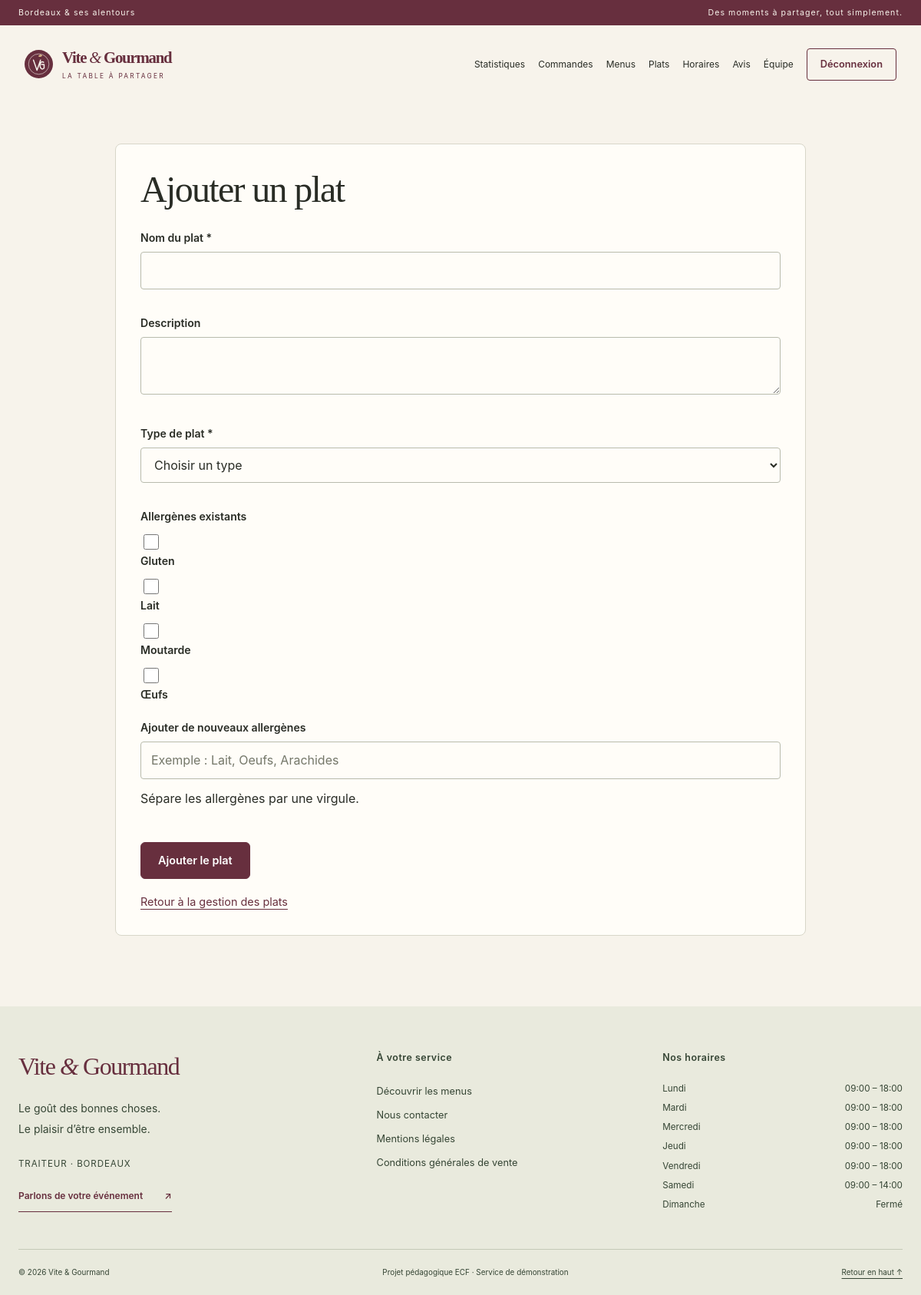
/ajouter-plat.php (signed in), run on the app's committed database.
### tables this page shows
CREATE TABLE `allergenes` (
    `id` INT NOT NULL AUTO_INCREMENT,
    `nom` VARCHAR(100) NOT NULL,

    PRIMARY KEY (`id`),
    UNIQUE KEY `nom` (`nom`)
);

CREATE TABLE `horaires` (
    `id` INT NOT NULL AUTO_INCREMENT,
    `jour` VARCHAR(20) NOT NULL,
    `heure_ouverture` TIME DEFAULT NULL,
    `heure_fermeture` TIME DEFAULT NULL,
    `ferme` TINYINT(1) NOT NULL DEFAULT 0,

    PRIMARY KEY (`id`),
    UNIQUE KEY `jour` (`jour`)
);

### Config/security.php (called while the page is built, shortened)
<?php
function e(mixed $value): string
{
    return htmlspecialchars((string) $value, ENT_QUOTES | ENT_SUBSTITUTE, 'UTF-8');
}

### Public/ajouter-plat.php (the view, shortened to what this page needs)
<?php
require_once __DIR__ . '/../Config/database.php';
$sqlAllergenes = '
    SELECT id, nom
    FROM allergenes
    ORDER BY nom ASC
';
$stmtAllergenes = $pdo->prepare(
    $sqlAllergenes
);
$stmtAllergenes->execute();
$allergenes = $stmtAllergenes->fetchAll(
    PDO::FETCH_ASSOC
);
?>
<?php require_once __DIR__ . '/../Templates/layout.php';
renderHeader('Ajouter un plat'); ?>
<section class="content-panel">
    <h1>
        Ajouter un plat
    </h1>
    <form method="POST">
        <label for="nom">
            Nom du plat *
        </label>
        <input
            type="text"
            id="nom"
            name="nom"
            value="<?= htmlspecialchars($_POST['nom'] ?? '') ?>"
            required
        >
        <label for="description">
            Description
        </label>
        <textarea
            id="description"
            name="description"
        ><?= htmlspecialchars($_POST['description'] ?? '') ?></textarea>
        <label for="type_plat">
            Type de plat *
        </label>
        <select
            id="type_plat"
            name="type_plat"
            required
        >
            <option value="">
                Choisir un type
            </option>
        </select>
        <label>
            Allergènes existants
        </label>
        <div class="allergenes">
            <?php if (empty($allergenes)): ?>
                <p>
                    Aucun allergène enregistré.
                </p>
            <?php else: ?>
                <?php foreach ($allergenes as $allergene): ?>
                    <div class="allergene">
                        <input
                            type="checkbox"
                            id="allergene-<?= (int) $allergene['id'] ?>"
                            name="allergenes[]"
                            value="<?= (int) $allergene['id'] ?>"
                            <?php
                    if (
                        in_array(
                            (string) $allergene['id'],
                            $_POST['allergenes'] ?? [],
                            true
                        )
                    ) {
                        echo 'checked';
                    }
                    ?>
                        >
                        <label
                            for="allergene-<?= (int) $allergene['id'] ?>"
                        >
                            <?= htmlspecialchars($allergene['nom']) ?>
                        </label>
                    </div>
                <?php endforeach; ?>
            <?php endif; ?>
        </div>
        <label for="nouveaux_allergenes">
            Ajouter de nouveaux allergènes
        </label>
        <input
            type="text"
            id="nouveaux_allergenes"
            name="nouveaux_allergenes"
            placeholder="Exemple : Lait, Oeufs, Arachides"
            value="<?= htmlspecialchars($_POST['nouveaux_allergenes'] ?? '') ?>"
        >
        <p>
            Sépare les allergènes par une virgule.
        </p>
        <button type="submit">
            Ajouter le plat
        </button>
    </form>
    <a
        class="retour"
        href="admin-plats.php"
    >
        Retour à la gestion des plats
    </a>
</section>
<?php renderFooter($pdo); ?>

### Templates/layout.php (shortened to what this page needs)
<?php
require_once __DIR__ . '/../Config/security.php';
function renderHeader(string $title): void
{
    $role = $_SESSION['role'] ?? '';
    $staff = in_array($role, ['admin', 'employe'], true);
    $links = $staff
        ? ['admin-commandes.php' => 'Commandes', 'admin-menus.php' => 'Menus', 'admin-plats.php' => 'Plats', 'admin-horaires.php' => 'Horaires', 'admin-avis.php' => 'Avis']
        : ['index.php' => 'Accueil', 'menus.php' => 'Nos menus'];
    if ($role === 'admin') {
        $links = ['admin-statistiques.php' => 'Statistiques'] + $links + ['admin-employes.php' => 'Équipe'];
    } elseif ($role === 'utilisateur') {
        $links += ['mes-commandes.php' => 'Mes commandes', 'mon-profil.php' => 'Mon profil'];
    }
    $current = basename($_SERVER['SCRIPT_NAME'] ?? '');
    ?>
<!DOCTYPE html>
<html lang="fr">
<head>
    <link rel="stylesheet" href="style.css?v=<?= filemtime(__DIR__ . '/../Public/style.css') ?>">
</head>
<body class="<?= $staff ? 'staff-page' : 'public-page' ?>">
<div class="announcement">
    <span>Bordeaux & ses alentours</span>
    <span>Des moments à partager, tout simplement.</span>
</div>
<header class="site-header">
    <a class="brand" href="index.php" aria-label="Vite et Gourmand, accueil">
        <img src="assets/images/embleme.svg" alt="" width="45" height="45">
        <span>Vite <i>&</i> Gourmand<small>LA TABLE À PARTAGER</small></span>
    </a>
    <nav id="main-navigation" class="navbar-links" aria-label="Navigation principale">
        <?php foreach ($links as $href => $label): ?>
            <a href="<?= e($href) ?>" <?= $current === $href ? 'aria-current="page"' : '' ?>><?= e($label) ?></a>
        <?php endforeach; ?>
        <?php if (isset($_SESSION['user_id'])): ?>
            <form method="post" action="logout.php" class="logout-form">
                <button class="nav-account" type="submit">Déconnexion</button>
            </form>
        <?php else: ?>
            <a class="nav-account" href="login.php" <?= $current === 'login.php' ? 'aria-current="page"' : '' ?>>Mon espace <span aria-hidden="true">↗</span></a>
        <?php endif; ?>
    </nav>
</header>
<main id="main-content" class="page-shell">
<?php
}
function renderFooter(PDO $pdo): void
{
    $rows = $pdo->query('SELECT jour, heure_ouverture, heure_fermeture, ferme FROM horaires')->fetchAll(PDO::FETCH_ASSOC);
    $horaires = [];
    foreach ($rows as $row) {
        $horaires[strtolower($row['jour'])] = $row;
    }
    ?>
</main>
<footer class="site-footer">
    <div class="footer-grid">
        <div class="footer-intro">
            <a class="footer-brand" href="index.php">Vite <i>&</i> Gourmand</a>
            <p>Le goût des bonnes choses.<br>Le plaisir d’être ensemble.</p>
            <p class="footer-location">Traiteur · Bordeaux</p>
            <a href="contact.php" class="text-link">Parlons de votre événement <span aria-hidden="true">↗</span></a>
        </div>
        <div>
            <h2>À votre service</h2>
            <ul class="footer-links">
                <li><a href="menus.php">Découvrir les menus</a></li>
                <li><a href="contact.php">Nous contacter</a></li>
                <li><a href="mentions-legales.php">Mentions légales</a></li>
                <li><a href="cgv.php">Conditions générales de vente</a></li>
            </ul>
        </div>
        <div>
            <h2>Nos horaires</h2>
            <dl class="opening-hours">
                <?php foreach (['Lundi', 'Mardi', 'Mercredi', 'Jeudi', 'Vendredi', 'Samedi', 'Dimanche'] as $jour): $h = $horaires[strtolower($jour)] ?? null; ?>
                    <div>
                        <dt><?= $jour ?></dt>
                        <dd>
                            <?php if (!$h): ?>
                                Non renseigné
                            <?php elseif ((int) $h['ferme'] === 1): ?>
                                Fermé
                            <?php else: ?>
                                <?= e(substr((string) $h['heure_ouverture'], 0, 5)) ?> – <?= e(substr((string) $h['heure_fermeture'], 0, 5)) ?>
                            <?php endif; ?>
                        </dd>
                    </div>
                <?php endforeach; ?>
            </dl>
        </div>
    </div>
    <div class="footer-bottom">
        <span>© <?= date('Y') ?> Vite & Gourmand</span>
        <span>Projet pédagogique ECF · Service de démonstration</span>
        <a href="#main-content">Retour en haut ↑</a>
    </div>
</footer>
</body>
</html>
<?php
}

### data on the page
allergenes: nom "Gluten"
allergenes: nom "Lait"
allergenes: nom "Moutarde"
allergenes: nom "Œufs"
horaires: jour "Lundi", heure_ouverture "09:00", heure_fermeture "18:00"
horaires: jour "Mardi", heure_ouverture "09:00", heure_fermeture "18:00"
horaires: jour "Mercredi", heure_ouverture "09:00", heure_fermeture "18:00"
horaires: jour "Jeudi", heure_ouverture "09:00", heure_fermeture "18:00"
horaires: jour "Vendredi", heure_ouverture "09:00", heure_fermeture "18:00"
horaires: jour "Samedi", heure_ouverture "09:00", heure_fermeture "14:00"

### other printed values
$label "Statistiques"
$label "Commandes"
$label "Menus"
$label "Plats"
$label "Horaires"
$label "Avis"
$label "Équipe"
$jour "Dimanche"
